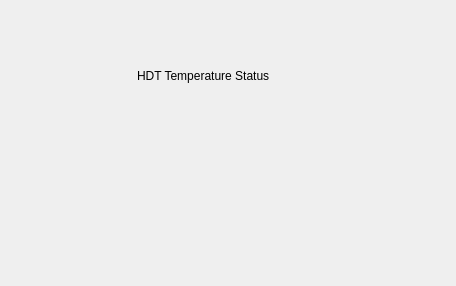
<?xml version="1.0" encoding="UTF-8"?>
<ui version="4.0">
 <class>TemperatureStatusPanelWidget</class>
 <widget class="QWidget" name="TemperatureStatusPanelWidget">
  <property name="geometry">
   <rect>
    <x>0</x>
    <y>0</y>
    <width>456</width>
    <height>286</height>
   </rect>
  </property>
  <property name="windowTitle">
   <string>Form</string>
  </property>
  <layout class="QGridLayout" name="gridLayout">
   <item row="1" column="2">
    <widget class="QwtThermo" name="j3_thermo"/>
   </item>
   <item row="1" column="4">
    <widget class="QwtThermo" name="j5_thermo"/>
   </item>
   <item row="1" column="5">
    <widget class="QwtThermo" name="j6_thermo"/>
   </item>
   <item row="1" column="3">
    <widget class="QwtThermo" name="j4_thermo"/>
   </item>
   <item row="1" column="0">
    <widget class="QwtThermo" name="j1_thermo"/>
   </item>
   <item row="1" column="6">
    <widget class="QwtThermo" name="j7_thermo"/>
   </item>
   <item row="1" column="1">
    <widget class="QwtThermo" name="j2_thermo"/>
   </item>
   <item row="0" column="2" colspan="3">
    <widget class="QLabel" name="label">
     <property name="text">
      <string>HDT Temperature Status</string>
     </property>
    </widget>
   </item>
  </layout>
 </widget>
 <customwidgets>
  <customwidget>
   <class>QwtThermo</class>
   <extends>QWidget</extends>
   <header>qwt_thermo.h</header>
  </customwidget>
 </customwidgets>
 <resources/>
 <connections/>
</ui>
